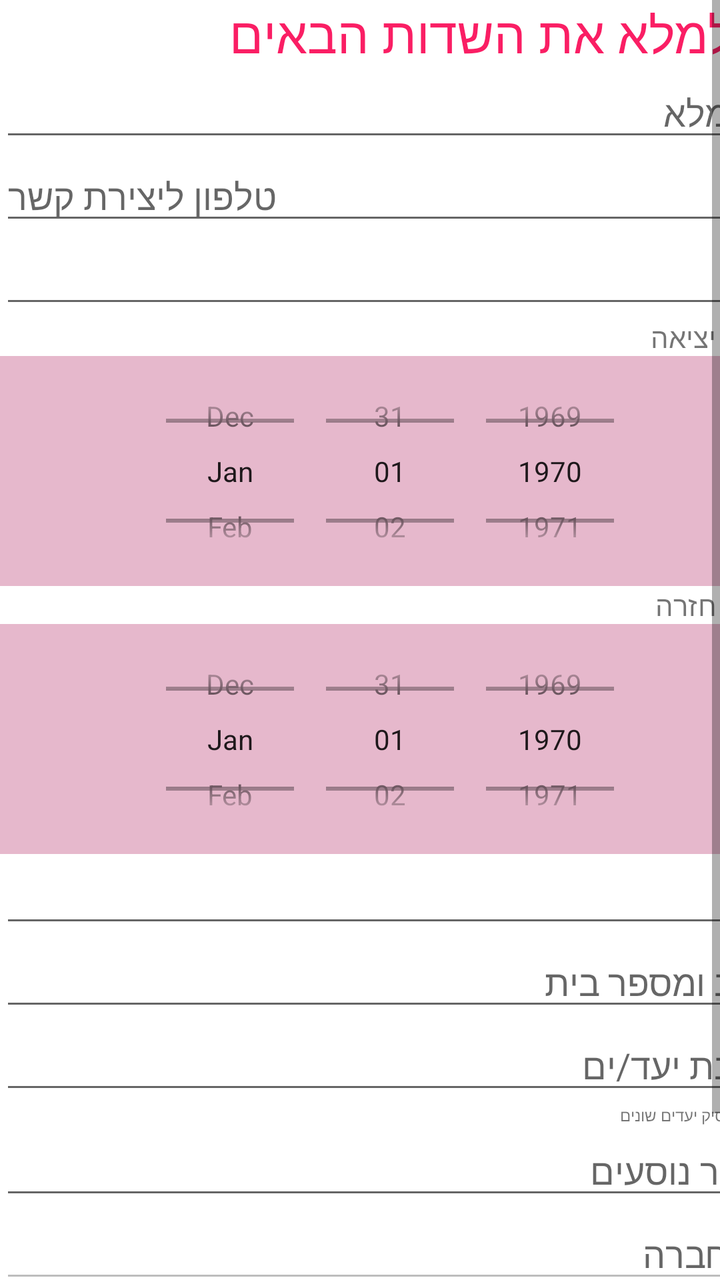
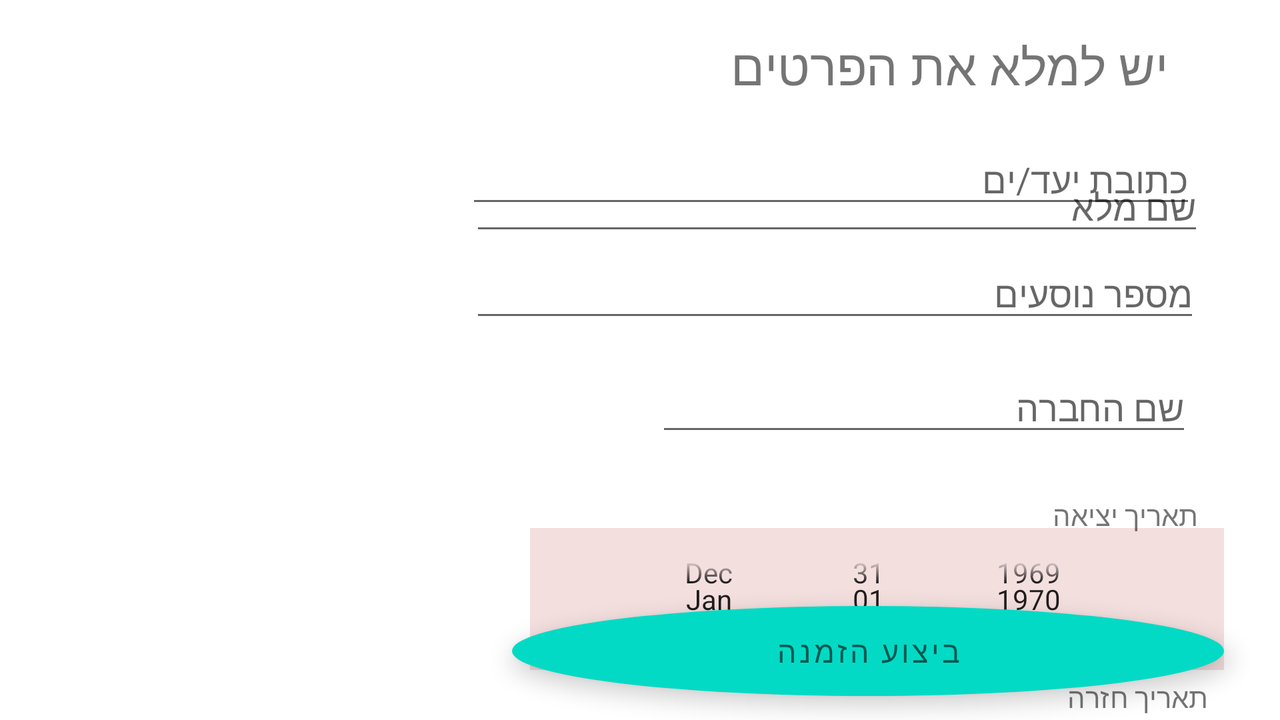

Compare how this app lays out the same screen by default and in its alternative resource folder. The renders come first, then the two layout files and the values they reference.
<!-- AndroidManifest.xml: application theme Theme.MyApplication1 -->
<!-- res/layout/add_travel_activity.xml -->
<?xml version="1.0" encoding="utf-8"?>
<androidx.constraintlayout.widget.ConstraintLayout xmlns:android="http://schemas.android.com/apk/res/android"
    xmlns:app="http://schemas.android.com/apk/res-auto"
    xmlns:tools="http://schemas.android.com/tools"
    android:layout_width="match_parent"
    android:layout_height="match_parent"
    android:background="@color/white"

    >
    <ScrollView
        android:layout_width="match_parent"
        android:layout_height="match_parent">

        <LinearLayout
            android:layout_width="match_parent"
            android:layout_height="wrap_content"
            android:orientation="vertical">

            <TableLayout
                android:layout_width="match_parent"
                android:layout_height="match_parent">
                <TableRow>

                    <TextView
                        android:layout_width="134dp"

                        android:inputType="textPersonName"
                        android:text="יש למלא את השדות הבאים"

                        android:textColor="#FA1E64"
                        android:textSize="25sp" />
                </TableRow>

                <TableRow>

                    <EditText
                        android:id="@+id/name"
                        android:layout_width="398dp"


                        android:layout_marginEnd="0dp"
                        android:layout_marginRight="0dp"
                        android:hint="שם מלא" />
                </TableRow>

                <TableRow>

                    <EditText

                        android:id="@+id/phone"
                        android:layout_width="361dp"

                        android:hint="טלפון ליצירת קשר          "
                        android:inputType="phone" />
                </TableRow>

                <TableRow>

                    <EditText
                        android:id="@+id/mailAddress"


                        android:hint="מייל"
                        android:inputType="textEmailAddress" />
                </TableRow>

                <TableRow>

                    <TextView

                        android:layout_width="134dp"

                        android:inputType="textPersonName"
                        android:text="@string/begindate" />
                </TableRow>

                <TableRow>

                    <DatePicker
                        android:id="@+id/startDate"

                        android:layout_width="396dp"
                        android:layout_height="115dp"
                        android:background="#4DAD1457"
                        android:calendarViewShown="false"
                        android:datePickerMode="spinner"
                        android:fadeScrollbars="true" />

                </TableRow>

                <TableRow>

                    <TextView

                        android:layout_width="134dp"

                        android:inputType="textPersonName"
                        android:text="@string/backdate" />
                </TableRow>

                <TableRow>

                    <DatePicker
                        android:id="@+id/finishdate"

                        android:layout_width="396dp"
                        android:layout_height="115dp"
                        android:background="#4DAD1457"
                        android:calendarViewShown="false"
                        android:datePickerMode="spinner"
                        android:fadeScrollbars="true" />
                </TableRow>

                <TableRow>

                    <EditText
                        android:id="@+id/city"
                        android:layout_width="368dp"

                        android:hint="עיר"
                        android:textColor="@color/black" />
                </TableRow>
                <TableRow>

                    <EditText
                        android:id="@+id/street"
                        android:layout_width="368dp"

                        android:hint="רחוב ומספר בית"
                        android:textColor="@color/black" />
                </TableRow>

                <TableRow>

                    <EditText
                        android:id="@+id/destination"
                        android:layout_width="365dp"

                        android:hint="כתובת יעד/ים"
                        android:textColor="@color/black" />
                </TableRow>
                <TableRow>

                    <TextView
                        android:text="הפרד/י בפסיק יעדים שונים"
                        android:textSize="8sp" />
                </TableRow>

                <TableRow>

                    <EditText
                        android:id="@+id/numOfTravelers"
                        android:layout_width="365dp"

                        android:hint="מספר נוסעים"
                        android:inputType="number" />
                </TableRow>

                <TableRow>

                    <EditText
                        android:id="@+id/companyName"
                        android:layout_width="365dp"

                        android:hint="שם חברה"
                        android:inputType="number"
                        android:enabled="false"/>
                </TableRow>

                <TableRow>

                    <EditText
                        android:id="@+id/status"
                        android:layout_width="323dp"

                        android:text="סטטוס דרישה"
                        android:textColor="@color/material_on_background_disabled"
                        android:enabled="false"/>
                </TableRow>


            </TableLayout>

            <Button
                android:id="@+id/button2"
                style="@style/Widget.MaterialComponents.ExtendedFloatingActionButton"
                android:layout_width="match_parent"
                android:layout_height="match_parent"
                android:background="@drawable/roundbutten"
                android:backgroundTint="#FA1E64"
                android:baselineAligned="false"

                android:text="ביצוע הזמנה"
                android:textSize="15sp"
                app:backgroundTint="#16351B"
                app:cornerRadius="28dp"
                app:layout_constraintEnd_toEndOf="parent"
                tools:layout_editor_absoluteY="668dp"></Button>


        </LinearLayout>


    </ScrollView>


</androidx.constraintlayout.widget.ConstraintLayout>
<!-- resources referenced by this layout -->
<resources>
  <color name="black">#FF000000</color>
  <color name="white">#FFFFFFFF</color>
  <!-- drawable roundbutten (drawable) -->
  <?xml version="1.0" encoding="utf-8"?>
  <shape xmlns:android="http://schemas.android.com/apk/res/android"
      android:shape="oval">
      <solid
          android:color="#ffffff"
          />
  </shape>
  <string name="backdate"> תאריך חזרה</string>
  <string name="begindate"> תאריך יציאה</string>
  <style name="Theme.MyApplication1" parent="Theme.MaterialComponents.DayNight.DarkActionBar">
          
          <item name="colorPrimary">@color/black</item>
          <item name="colorPrimaryVariant">@color/black</item>
          <item name="colorOnPrimary">@color/white</item>
          
          <item name="colorSecondary">@color/teal_200</item>
          <item name="colorSecondaryVariant">@color/teal_700</item>
          <item name="colorOnSecondary">@color/black</item>
          
          <item name="android:statusBarColor" tools:targetApi="l">?attr/colorPrimaryVariant</item>
          
      </style>
  <color name="teal_200">#FF03DAC5</color>
  <color name="teal_700">#FF018786</color>
</resources>
<!-- res/layout-land/add_travel_activity.xml (the repository's variant of the layout above) -->
<!-- drawn on the phone turned sideways -->
<?xml version="1.0" encoding="utf-8"?>
<androidx.constraintlayout.widget.ConstraintLayout xmlns:android="http://schemas.android.com/apk/res/android"
    xmlns:app="http://schemas.android.com/apk/res-auto"
    xmlns:tools="http://schemas.android.com/tools"
    android:layout_width="match_parent"
    android:layout_height="match_parent"
    android:background="@color/white"

    >


    <RelativeLayout
        android:id="@+id/relativeLayout"
        android:layout_width="match_parent"
        android:layout_height="match_parent"
        app:layout_constraintBottom_toBottomOf="parent"
        app:layout_constraintEnd_toEndOf="parent"
        app:layout_constraintHorizontal_bias="1.0"
        app:layout_constraintStart_toStartOf="parent"
        app:layout_constraintTop_toTopOf="parent"
        app:layout_constraintVertical_bias="1.0">


        <DatePicker
            android:id="@+id/startDate"
            android:layout_width="347dp"
            android:layout_height="71dp"
            android:layout_alignParentTop="true"
            android:layout_alignParentEnd="true"
            android:layout_alignParentRight="true"
            android:layout_marginTop="264dp"
            android:layout_marginEnd="28dp"
            android:layout_marginRight="28dp"
            android:background="#F4DFDF"
            android:calendarViewShown="false"
            android:datePickerMode="spinner"
            android:fadeScrollbars="true" />

        <DatePicker
            android:id="@+id/finishdate"
            android:layout_width="347dp"
            android:layout_height="71dp"
            android:layout_alignParentTop="true"
            android:layout_alignParentEnd="true"
            android:layout_alignParentRight="true"
            android:layout_marginTop="363dp"
            android:layout_marginEnd="28dp"
            android:layout_marginRight="28dp"
            android:background="#F4DFDF"
            android:calendarViewShown="false"
            android:datePickerMode="spinner"
            android:fadeScrollbars="true" />

        <com.google.android.material.textfield.TextInputEditText
            android:id="@+id/companyName"
            android:layout_width="wrap_content"
            android:layout_height="wrap_content"
            android:layout_alignParentStart="true"
            android:layout_alignParentLeft="true"

            android:layout_alignParentEnd="true"
            android:layout_alignParentRight="true"
            android:layout_alignParentBottom="true"
            android:layout_marginStart="328dp"
            android:layout_marginLeft="328dp"
            android:layout_marginEnd="44dp"
            android:layout_marginRight="44dp"
            android:layout_marginBottom="137dp"
            android:ems="10"
            android:hint="שם החברה"
            android:textColor="@color/material_on_background_disabled" />

        <EditText
            android:id="@+id/status"
            android:layout_width="323dp"
            android:layout_height="wrap_content"
            android:layout_alignParentStart="true"
            android:layout_alignParentLeft="true"
            android:layout_alignParentTop="true"

            android:layout_alignParentEnd="true"
            android:layout_alignParentRight="true"
            android:layout_marginStart="46dp"
            android:layout_marginLeft="46dp"
            android:layout_marginTop="604dp"
            android:layout_marginEnd="42dp"
            android:layout_marginRight="42dp"
            android:ems="10"
            android:text="סטטוס דרישה"
            android:textColor="@color/material_on_background_disabled" />

        <EditText
            android:id="@+id/numOfTravelers"
            android:layout_width="365dp"
            android:layout_height="wrap_content"
            android:layout_alignParentEnd="true"
            android:layout_alignParentRight="true"
            android:layout_alignParentBottom="true"
            android:layout_marginStart="28dp"
            android:layout_marginLeft="28dp"
            android:layout_marginTop="4dp"
            android:layout_marginEnd="40dp"
            android:layout_marginRight="40dp"
            android:layout_marginBottom="194dp"
            android:ems="10"
            android:hint="מספר נוסעים"
            android:inputType="number" />

        <EditText
            android:id="@+id/mailAddress"
            android:layout_width="357dp"
            android:layout_height="wrap_content"
            android:layout_alignParentEnd="true"
            android:layout_alignParentRight="true"
            android:layout_alignParentBottom="true"
            android:layout_marginStart="28dp"
            android:layout_marginLeft="28dp"
            android:layout_marginEnd="25dp"
            android:layout_marginRight="25dp"
            android:layout_marginBottom="548dp"
            android:ems="10"
            android:hint="מייל"
            android:inputType="textEmailAddress" />

        <EditText
            android:id="@+id/destination"
            android:layout_width="365dp"
            android:layout_height="wrap_content"
            android:layout_alignParentEnd="true"
            android:layout_alignParentRight="true"
            android:layout_alignParentBottom="true"
            android:layout_marginStart="28dp"
            android:layout_marginLeft="28dp"

            android:layout_marginTop="4dp"
            android:layout_marginEnd="42dp"
            android:layout_marginRight="42dp"
            android:layout_marginBottom="251dp"
            android:ems="10"
            android:hint="כתובת יעד/ים"
            android:textColor="@color/material_on_background_disabled" />

        <EditText
            android:id="@+id/sourceAddress"
            android:layout_width="368dp"
            android:layout_height="wrap_content"
            android:layout_alignParentTop="true"
            android:layout_alignParentEnd="true"
            android:layout_alignParentRight="true"
            android:layout_alignParentBottom="true"
            android:layout_marginStart="28dp"
            android:layout_marginLeft="28dp"
            android:layout_marginTop="462dp"
            android:layout_marginEnd="39dp"
            android:layout_marginRight="39dp"
            android:layout_marginBottom="304dp"
            android:ems="10"
            android:hint="כתובת איסוף וחזרה"
            android:textColor="@color/material_on_background_disabled" />

        <EditText

            android:id="@+id/phone"
            android:layout_width="361dp"
            android:layout_height="wrap_content"
            android:layout_alignParentEnd="true"
            android:layout_alignParentRight="true"
            android:layout_alignParentBottom="true"
            android:layout_marginStart="28dp"
            android:layout_marginLeft="28dp"
            android:layout_marginEnd="23dp"
            android:layout_marginRight="23dp"
            android:layout_marginBottom="500dp"
            android:ems="10"
            android:hint="טלפון ליצירת קשר          "
            android:inputType="phone" />

        <com.google.android.material.textfield.TextInputEditText
            android:id="@+id/name"
            android:layout_width="367dp"
            android:layout_height="wrap_content"
            android:layout_alignParentTop="true"
            android:layout_alignParentEnd="true"
            android:layout_alignParentRight="true"
            android:layout_marginStart="28dp"
            android:layout_marginLeft="28dp"
            android:layout_marginTop="81dp"
            android:layout_marginEnd="38dp"
            android:layout_marginRight="38dp"
            android:hint="שם מלא" />

        <TextView
            android:id="@+id/editTextTextPersonName"
            android:layout_width="134dp"
            android:layout_height="wrap_content"
            android:layout_alignParentTop="true"
            android:layout_alignParentEnd="true"
            android:layout_alignParentRight="true"
            android:layout_marginTop="248dp"
            android:layout_marginEnd="41dp"
            android:layout_marginRight="41dp"
            android:ems="10"
            android:inputType="textPersonName"
            android:text="תאריך יציאה" />

        <TextView
            android:id="@+id/editTextTextPersonName2"
            android:layout_width="135dp"
            android:layout_height="wrap_content"
            android:layout_alignParentTop="true"
            android:layout_alignParentEnd="true"
            android:layout_alignParentRight="true"
            android:layout_marginTop="339dp"
            android:layout_marginEnd="36dp"
            android:layout_marginRight="36dp"
            android:ems="10"
            android:inputType="textPersonName"
            android:text="תאריך חזרה" />

        <TextView
            android:id="@+id/textView12"
            android:layout_width="311dp"
            android:layout_height="47dp"
            android:layout_alignParentEnd="true"
            android:layout_alignParentRight="true"
            android:layout_marginStart="48dp"
            android:layout_marginLeft="48dp"
            android:layout_marginTop="16dp"

            android:layout_marginEnd="56dp"
            android:layout_marginRight="56dp"
            android:text="יש למלא את הפרטים"
            android:textSize="25dp" />

        <Button


            android:id="@+id/button2"
            style="@style/Widget.MaterialComponents.ExtendedFloatingActionButton"
            android:layout_width="356dp"
            android:layout_height="45dp"


            android:layout_alignParentEnd="true"
            android:layout_alignParentRight="true"
            android:layout_alignParentBottom="true"

            android:layout_marginEnd="28dp"
            android:layout_marginRight="28dp"
            android:layout_marginBottom="12dp"
            android:background="@drawable/roundbutten"
            android:backgroundTint="@color/red"
            android:hint="ביצוע הזמנה"
            android:onClick="submit"
            android:textSize="15dp"
            app:cornerRadius="28dp" />
    </RelativeLayout>

</androidx.constraintlayout.widget.ConstraintLayout>
<!-- resources referenced by the variant -->
<!-- as the phone turned sideways resolves them -->
<resources>
  <color name="red">#E40E0E</color>
  <color name="white">#FFFFFFFF</color>
  <!-- drawable roundbutten (drawable) -->
  <?xml version="1.0" encoding="utf-8"?>
  <shape xmlns:android="http://schemas.android.com/apk/res/android"
      android:shape="oval">
      <solid
          android:color="#ffffff"
          />
  </shape>
  <style name="Theme.MyApplication1" parent="Theme.MaterialComponents.DayNight.DarkActionBar">
          
          <item name="colorPrimary">@color/black</item>
          <item name="colorPrimaryVariant">@color/black</item>
          <item name="colorOnPrimary">@color/white</item>
          
          <item name="colorSecondary">@color/teal_200</item>
          <item name="colorSecondaryVariant">@color/teal_700</item>
          <item name="colorOnSecondary">@color/black</item>
          
          <item name="android:statusBarColor" tools:targetApi="l">?attr/colorPrimaryVariant</item>
          
      </style>
  <color name="black">#FF000000</color>
  <color name="teal_200">#FF03DAC5</color>
  <color name="teal_700">#FF018786</color>
</resources>
